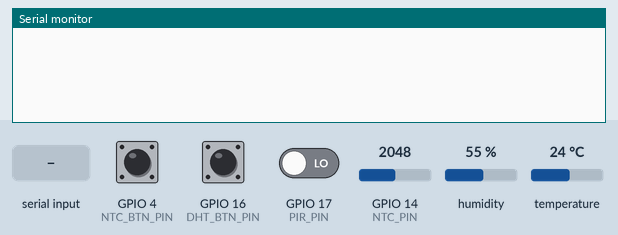
This sketch was run on a simulated ESP32. Parts: the last lines printed to the serial monitor. The inputs (shaded band) are chosen by the test bench; at power-on: GPIO 4 (NTC_BTN_PIN) LOW, GPIO 16 (DHT_BTN_PIN) LOW, GPIO 14 (NTC_PIN) = 2048, GPIO 17 (PIR_PIN) LOW, humidity 55 %, temperature 24 °C.

Above: at 1.2 s.
1.3 s: GPIO 4 (NTC_BTN_PIN) pulled HIGH for 0.15 s
At 2.1 s:
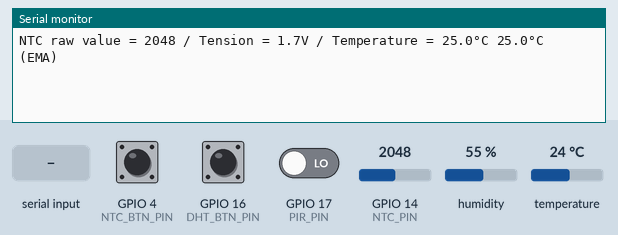
2.9 s: GPIO 16 (DHT_BTN_PIN) pulled HIGH for 0.15 s
At 4.2 s:
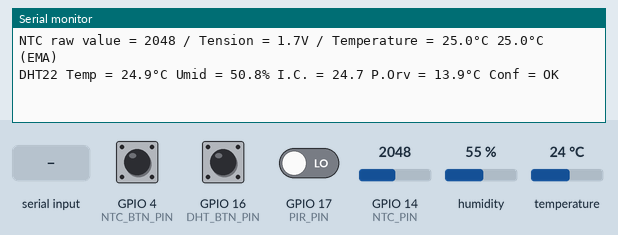
4.5 s: "i\n" received over Serial
At 5.3 s:
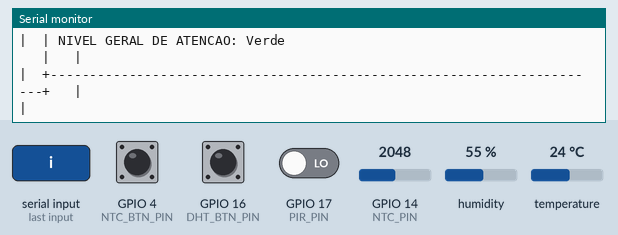
6.0 s: GPIO 16 (DHT_BTN_PIN) pulled HIGH for 1 s
At 8.2 s:
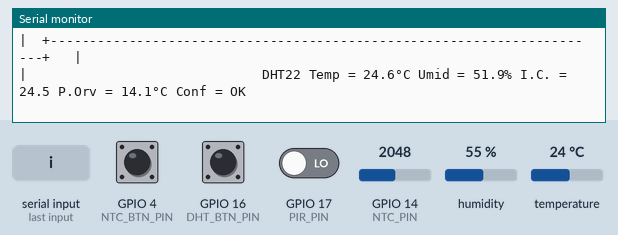
8.5 s: "d\n" received over Serial
At 9.3 s:
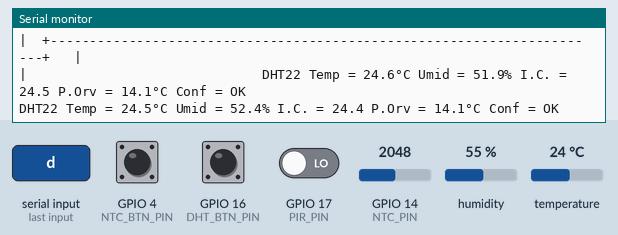

Measured:
- after the input at 1.3 s, the serial monitor: prints a new line after 0.15 s (image 1)
- after the input at 2.9 s, the serial monitor: prints a new line after 0.15 s (image 2)
- after the input at 4.5 s, the serial monitor: prints a new line at once (image 3)
- after the input at 6.0 s, the serial monitor: prints a new line after 1.0 s (image 4)
- after the input at 8.5 s, the serial monitor: prints a new line at once (image 5)

The sketch:

Interpretacao_ambiental.ino
```cpp
#include "src/Controls.hpp"

#include "src/NtcSensor.hpp"
#include "src/NtcView.hpp"

#include "src/DHTSensor.hpp"
#include "src/DHTView.hpp"

#include "src/PirSensor.hpp"
#include "src/PirView.hpp"

#include "src/Estacao.hpp"
#include "src/EstacaoView.hpp"

const uint8_t NTC_PIN     = 14;
const uint8_t NTC_BTN_PIN = 4;
NtcSensor     ntc;
NtcView       ntcView;
Button        ntcBtn;

const uint8_t DHT_PIN     = 33;
const uint8_t DHT_BTN_PIN = 16;
DHTSensor     dht;
DHTView       dhtView;
Button        dhtBtn;

const uint8_t PIR_PIN = 17;
PirSensor     pir;
PirView       pirView;

Estacao est(ntc, dht, pir);
EstacaoView estView(&est);

void setupNtc() {
  ntc.begin(NTC_PIN);
  ntcView.model = &ntc;
  ntc.modelUpdateEvent = []() { est.consolida(); };
  ntc.enableSampling();

  ntcBtn.begin(NTC_BTN_PIN);
  pinMode(NTC_BTN_PIN, INPUT);
  ntcBtn.buttonReleased = []() { ntcView.invalidate(); };
}

void setupDht() {
  dht.begin(DHT_PIN);
  dhtView.model = &dht;
  dht.modelUpdateEvent = []() { est.consolida(); };
  dht.modelReadSampleInFailEvent = []() {
    dht.resetSampling();
    // const String err = String("falha ao ler sensor depois de ") +
    //                    dht.readSampleInFailMaxTime_ms + "ms";
    // dhtView.addError(err);
    // dhtView.invalidate();
  };
  dht.enableSampling();

  dhtBtn.begin(DHT_BTN_PIN);
  pinMode(DHT_BTN_PIN, INPUT);
  dhtBtn.buttonReleased = []() {
    if (dht.isSamplingInFail()) {
      const String err = String("DHT está em falha");
      dhtView.addError(err);
    }
    dhtView.invalidate();
  };
}

void setupPir() {
  pir.begin(PIR_PIN);
  pirView.model = &pir;
  pir.motionStartEvent = []() { est.consolida(); };
  pir.motionStopEvent = []() { est.consolida(); };
}

void setupEst() {}

void consoleInput() {
  if (Serial.available() > 0) {
    char comando = Serial.read();
    if (comando == 'n') {
      ntcBtn.buttonReleased();
    }
    if (comando == 'd') {
      comando = Serial.peek();
      if (comando == 'f') {  // df <enter> simula falha, d depois mostra a falha
        dht.testing_setSamplingInFailAndReadSampleLastTimeOk_toFailState();
        for (int i = 0; i < 30; ++i) {
          dht.addBadRead();
        }
      } else {
        dhtBtn.buttonReleased();
      }
    }
    if (comando == 'p') {
      pir.motionStart();
    }
    if (comando == 'i') {
      estView.invalidate();
    }
  }
}

void setup() {
  Serial.begin(115200);

  setupNtc();
  setupDht();
  setupPir();
  setupEst();
}

void loop() {
  consoleInput();
  ntcBtn.processInput();
  dhtBtn.processInput();

  est.update();

  ntcView.render();
  dhtView.render();
  pirView.render();
  estView.render();
}
```

Controls.hpp
```cpp
#pragma once

#include "Part.hpp"
#include <Arduino.h>
#include <functional>


class Button : public Part {
public:
  int state = LOW;

  std::function<void()> buttonPressed = [](){};
  std::function<void()> buttonReleased = [](){};

  void processInput()
  {
    int buttonCurrentState = digitalRead(getPin());
    if (buttonCurrentState == HIGH && state == LOW) {
      buttonPressed();
      state = HIGH;
    }
    if (buttonCurrentState == LOW && state == HIGH) {
      buttonReleased();
      state = LOW;
    }
  }
};
```

DHTSensor.cpp
```cpp
#include "DHTSensor.hpp"
#include <algorithm>

void DHTSensor::begin(int aPin) {
  Part::begin(aPin);

  pinMode(aPin, INPUT);
  dhtSensor.setup(aPin, DHTesp::DHT22);
}

bool DHTSensor::shouldSample() { // override
  return sampleIntervalHasPassed();
}

TempAndHumidity DHTSensor::readSample() { // override
  return dhtSensor.getTempAndHumidity();
}

bool DHTSensor::readSampleWasOk() {
  return dhtSensor.getStatus() == DHTesp::ERROR_NONE;
}

void DHTSensor::sample() {
  if (isSamplingComplete()) return;

  if (shouldSample()) {
    TempAndHumidity lastSample = readSample();
    if (readSampleWasOk()) {
      addSample(lastSample);
      addGoodRead();
    } else {
      addBadRead();
      if (readSampleInFailMaxTimeExceeded()) {
        setSamplingInFail();
        modelReadSampleInFailEvent();
      }
      return;
    }

    if (isSamplingComplete()) {
      disableSampling();

      coletaDeAmostrasCompletaEvent();

      // prepara para a próxima
      resetSampling();
      enableSampling();
    }
  }
}

void DHTSensor::update() { coletarEProcessarAmostras(); }

void DHTSensor::coletarEProcessarAmostras() {
  if (!isSamplingEnabled()) return;

  sample();
}

void DHTSensor::coletaDeAmostrasCompletaEvent()
{
  processedValue = processedValueRemovingOutliersFromSamples();
  processedValueWithEMA = processedValueWithEMAFilter(processedValue);

  modelUpdateEvent();
}

TempAndHumidity DHTSensor::processedValueWithEMAFilter(
    TempAndHumidity ntcProcessedVal) {
  float tempAtual = constrain(ntcProcessedVal.temperature, -273, 1000);
  // Filtro EMA (Exponential Moving Average)
  const float EMA_ALPHA = 0.15;
  ntcProcessedVal.temperature =
      EMA_ALPHA * tempAtual +
      (1.0 - EMA_ALPHA) *
          constrain(processedValueWithEMA.temperature, -273, 1000);

  float humidAtual = constrain(ntcProcessedVal.humidity, -273, 1000);
  // Filtro EMA (Exponential Moving Average)
  ntcProcessedVal.humidity =
      EMA_ALPHA * humidAtual +
      (1.0 - EMA_ALPHA) *
          constrain(processedValueWithEMA.humidity, -273, 1000);

  return ntcProcessedVal;
}

// Processa as amostras já coletadas (média aparada)
TempAndHumidity DHTSensor::processedValueRemovingOutliersFromSamples() {
  TempAndHumidity resp;

  const int len = samplesSize();

  std::sort(samples, samples + len,
            [](const TempAndHumidity &a, const TempAndHumidity &b) {
              return a.temperature < b.temperature;
            });


  // Descarta 25% de cada lado se houver no mínimo 4 amostras
  int inicio = (len < 3) ? 0 : len / 4;
  int fim = len - inicio;
  float soma = 0;
  int contagem = 0;

  for (int i = inicio; i < fim; i++) {
    soma += samples[i].temperature;
    contagem++;
  }

  resp.temperature = soma / contagem;
  // float mediaADC = (float)soma / contagem;
  //  return (mediaADC <= 0 || mediaADC >= 4095) ? -999 : mediaADC;

  std::sort(samples, samples + len,
            [](const TempAndHumidity &a, const TempAndHumidity &b) {
              return a.humidity < b.humidity;
            });

  // Descarta 25% de cada lado se houver no mínimo 4 amostras
  soma = 0;
  contagem = 0;

  for (int i = inicio; i < fim; i++) {
    soma += samples[i].humidity;
    contagem++;
  }

  // float mediaADC = (float)soma / contagem;
  //  return (mediaADC <= 0 || mediaADC >= 4095) ? -999 : mediaADC;
  resp.humidity = soma / contagem;

  return resp;
}
```

DHTSensor.hpp
```cpp
#pragma once

#include "Part.hpp"
#include "Sampling.hpp"
#include "Telemetry.hpp"
#include <DHTesp.h>
#include <functional>

class DHTSensor : public Part, public Sampling<TempAndHumidity>, public Telemetry {
public:
  DHTesp dhtSensor;
  TempAndHumidity processedValue = {.temperature = 25.0, .humidity = 50.0};
  TempAndHumidity processedValueWithEMA = {.temperature = 25.0,
                                            .humidity = 50.0};

  std::function<void()> modelUpdateEvent = [](){};
  std::function<void()> modelReadSampleInFailEvent = [](){};

  void begin(int aPin);

  bool shouldSample();
  bool readSampleWasOk();
  TempAndHumidity readSample();
  void sample();

  void update();

  void coletarEProcessarAmostras();
  void coletaDeAmostrasCompletaEvent();
  TempAndHumidity processedValueWithEMAFilter(TempAndHumidity ntcProcessedVal);
  // Processa as amostras já coletadas (média aparada)
  TempAndHumidity processedValueRemovingOutliersFromSamples();
};
```

DHTView.cpp
```cpp
#include <Arduino.h>

#include "DHTView.hpp"

void DHTView::logValues() {
  const TempAndHumidity newValues = model->processedValueWithEMA;

  float heatIndex = model->dhtSensor.computeHeatIndex(newValues.temperature,
                                                      newValues.humidity);
  float dewPoint = model->dhtSensor.computeDewPoint(newValues.temperature,
                                                    newValues.humidity);
  ComfortState cf;
  float cr = model->dhtSensor.getComfortRatio(cf, newValues.temperature,
                                              newValues.humidity);
  (void)cr;

  String comfortStatus;
  switch (cf) {
  case Comfort_OK:
    comfortStatus = "OK";
    break;
  case Comfort_TooHot:
    comfortStatus = "Too Hot";
    break;
  case Comfort_TooCold:
    comfortStatus = "Too Cold";
    break;
  case Comfort_TooDry:
    comfortStatus = "Too Dry";
    break;
  case Comfort_TooHumid:
    comfortStatus = "Too Humid";
    break;
  case Comfort_HotAndHumid:
    comfortStatus = "Hot and Humid";
    break;
  case Comfort_HotAndDry:
    comfortStatus = "Hot and Dry";
    break;
  case Comfort_ColdAndHumid:
    comfortStatus = "Cold and Humid";
    break;
  case Comfort_ColdAndDry:
    comfortStatus = "Cold and Dry";
    break;
  default:
    comfortStatus = "Unknown";
    break;
  };

  Serial.printf("DHT22 Temp = %.1f°C Umid = %.1f%% I.C. = %.1f P.Orv = %.1f°C Conf = %s",
                newValues.temperature, newValues.humidity, heatIndex, dewPoint,
                comfortStatus.c_str());
  Serial.println("");
}

void DHTView::addError(String error) {
  errors += error + "\r\n";
}

void DHTView::logErrors() {
  Serial.print(errors);
  Serial.println("");
  errors = "";
}

void DHTView::render() {
  if (!isValid()) {
    if (errors != "") {
      logErrors();
    } else {
      logValues();
    }

    setValid();
  }
}
```

DHTView.hpp
```cpp
#pragma once

#include "View.hpp"
#include "DHTSensor.hpp"

class DHTView : public View<DHTSensor> {
  String errors;
  void logValues();
  void logErrors();

public:
  void addError(String error);

  void render() override;
};
```

Estacao.cpp
```cpp
#include "Estacao.hpp"

Estacao::Estacao(NtcSensor& _ntc, DHTSensor& _dht, PirSensor& _pir)
    : ntc(_ntc), dht(_dht), pir(_pir) {}

const char* Estacao::interpretTemperature(float tempC) {
  if (tempC < 10.0) return "Frio";
  if (tempC < 18.0) return "Fresco";
  if (tempC < 26.0) return "Normal";
  if (tempC < 32.0) return "Quente";
  return "Critico";
}

const char* Estacao::interpretHumidity(float humidity) {
  if (humidity < 30.0) return "Seco";
  if (humidity < 60.0) return "Normal";
  if (humidity < 80.0) return "Umido";
  return "Critico";
}

float Estacao::meanTemperature() {
  const TempAndHumidity dhtValues = dht.processedValueWithEMA;
  const float dhtTemp = dhtValues.temperature;
  const float ntcTemp = ntc.filteredTemperatureWithEMA;

  return (ntcTemp + dhtTemp) / 2;
}

bool Estacao::sensorDivergence() {
  const TempAndHumidity dhtValues = dht.processedValueWithEMA;
  const float dhtTemp = dhtValues.temperature;
  const float ntcTemp = ntc.filteredTemperatureWithEMA;

  float tempDiff = abs(ntcTemp - dhtTemp);
  return tempDiff > 5.0;
}

const char* Estacao::interpretMotion() {
  return pir.inMotion() ? "Movimento" : "Parado";
}

const char* Estacao::interpretAttentionLevel(int level) {
  switch (level) {
  case 0:
    return "Verde";
  case 1:
    return "Amarelo";
  case 2:
    return "Laranja";
  default:
    return "Vermelho";
  }
}

int Estacao::calculateAttentionLevel() {
  const float ntcTemp = ntc.filteredTemperatureWithEMA;
  const TempAndHumidity dhtValues = dht.processedValueWithEMA;
  const float dhtTemp = dhtValues.temperature;
  const float humidity = dhtValues.humidity;
  const bool motion = pir.inMotion();

  const float tempC = (ntcTemp + dhtTemp) / 2;
  const bool sDivergence = sensorDivergence();

  int level = 0;

  // Temperatura crítica
  if (tempC >= 32.0 || tempC < 10.0)
    level += 2;
  else if (tempC >= 26.0 || tempC < 18.0)
    level += 1;

  // Umidade crítica
  if (humidity >= 80.0 || humidity < 30.0)
    level += 2;
  else if (humidity >= 60.0 || humidity < 40.0)
    level += 1;

  // Divergência entre sensores
  if (sDivergence) level += 2;

  // Movimento (pode indicar intrusão)
  if (motion) level += 1;

  // Limita em 3 (máximo)
  return min(level, 3);
}

void Estacao::update() {
  ntc.update();
  dht.update();
  pir.update();
}
```

Estacao.hpp
```cpp
#pragma once

#include "DHTSensor.hpp"
#include "NtcSensor.hpp"
#include "PirSensor.hpp"

class Estacao {
public:
  NtcSensor &ntc;
  DHTSensor &dht;
  PirSensor &pir;

  Estacao(NtcSensor &_ntc, DHTSensor &_dht, PirSensor &_pir);
  const char *interpretTemperature(float tempC);
  const char *interpretHumidity(float humidity);
  float meanTemperature();

  bool sensorDivergence();
  const char *interpretMotion();
  const char *interpretAttentionLevel(int level);
  int calculateAttentionLevel();

  void consolida() {}

  void update();
};
```

EstacaoView.cpp
```cpp
#include <Arduino.h>
#include "EstacaoView.hpp"

EstacaoView::EstacaoView(Estacao* estacao) {
  model = estacao;
}


void EstacaoView::logValues() {
  NtcSensor& ntc = model->ntc;
  const char* ntcHealth = ntc.health();
  const float ntcRatio = ntc.healthRatio();

  DHTSensor& dht = model->dht;
  const char* dhtHealth = dht.health();
  const float dhtRatio = dht.healthRatio();
  const TempAndHumidity dhtValues = dht.processedValueWithEMA;
  const float dhtHumidity = dhtValues.humidity;

  PirSensor& pir = model->pir;
  const char* pirHealth = pir.health();
  const char* pirRatio = pir.health();
  const bool pirMotion = pir.inMotion();

  const float meanTemp = model->meanTemperature();
  // Interpretações
  const char* tempStatus = model->interpretTemperature(meanTemp);
  const char* humidityStatus = model->interpretHumidity(dhtHumidity);
  const char* motionStatus = model->interpretMotion();

  // Detecta divergência entre sensores de temperatura (NTC vs DHT)
  const bool divergence = model->sensorDivergence();
  const char* divergenceStatus = divergence ? "SIM" : "Nao";
  const char* divergenceObs = divergence ? "Diferenca > 5C" : "OK";

  // Nível geral de atenção
  int attentionLevel = model->calculateAttentionLevel();
  const char* attentionStatus = model->interpretAttentionLevel(attentionLevel);

  // Observações
  String tempObs = String(meanTemp, 1) + "C";
  String humidityObs = String(dhtHumidity, 1) + "%";
  String motionObs = pirMotion ? "Detectado" : "Nenhum";

  const char* condicaoDosSensoresFmt = R"HEREDOC_SENSORES(
+------------------------------------------------------------------------------+
|                                                                              |
|                        INTERPRETACAO AMBIENTAL                               |
|                                                                              |
+----------------------------------------------------------------------------- +
|                                                                              |
|  CONDICAO DOS SENSORES                                                       |
|  +----------------+----------------+----------------+----------------+       |
|  | Sensor         | NTC            | DHT            | PIR            |       |
|  +----------------+----------------+----------------+----------------+       |
|  | Status         | %-14s | %-14s | %-14s |       |
|  | Saude          | %14.1f | %14.1f | %14.1f |       |
|  +----------------+----------------+----------------+----------------+       |
|                                                                              |)HEREDOC_SENSORES";
  Serial.printf(condicaoDosSensoresFmt,
                ntcHealth, dhtHealth, pirHealth,
                ntcRatio, dhtRatio, pirRatio);

  const char* interpretacaoFmtParte1 = R"HEREDOC_INT1(
|  INTERPRETACAO AMBIENTAL                                                     |
|  +---------------------------+----------------+---------------------------+  |
|  | Parametro                 | Valor          | Interpretacao             |  |
|  +---------------------------+----------------+---------------------------+  |
|  | Condicao termica          | %-14s | %-25s |  |
|  | Condicao de umidade       | %-14s | %-25s |  |)HEREDOC_INT1";
  Serial.printf(interpretacaoFmtParte1,
                tempObs.c_str(), tempStatus,
                humidityObs.c_str(), humidityStatus);

  const char* interpretacaoFmtParte2 = R"HEREDOC_INT2(
|  | Presenca/Movimento        | %-14s | %-25s |  |
|  | Divergencia sensores      | %-14s | %-25s |  |
|  +---------------------------+----------------+---------------------------+  |
|                                                                              |
|  +-----------------------------------------------------------------------+   |
|  | NIVEL GERAL DE ATENCAO: %-45s |   |
|  +-----------------------------------------------------------------------+   |
|                                                                              |
+------------------------------------------------------------------------------+
)HEREDOC_INT2";

  Serial.printf(interpretacaoFmtParte2,
                motionObs.c_str(), motionStatus,
                divergenceStatus, divergenceObs,
                attentionStatus);
  // Serial.printf(fmt,
  //   ntcHealth, dhtHealth, pirHealth,
  //   ntcRatio, dhtRatio, pirRatio,
  //   tempObs.c_str(), tempStatus,
  //   humidityObs.c_str(), humidityStatus,
  //   motionObs.c_str(), motionStatus,
  //   divergenceStatus, divergenceObs,
  //   attentionStatus);
}

void EstacaoView::addError(String error) {
  errors += error + "\n";
}

void EstacaoView::logErrors() {
  Serial.print(errors);
  errors = "";
}

void EstacaoView::render() {
  if (!isValid()) {
    if (errors != "") {
      logErrors();
    } else {
      logValues();
    }
    setValid();
  }
}
```

EstacaoView.hpp
```cpp
#pragma once

#include <Arduino.h>

#include "Estacao.hpp"
#include "View.hpp"

class EstacaoView : public View<Estacao> {
  String errors;
  void logValues();
  void logErrors();

public:
  EstacaoView(Estacao* estacao);
  void addError(String error);

  const char* interpretTemperature(float tempC);
  const char* interpretHumidity(float humidity);
  const char* interpretMotion(bool motionDetected);
  const char* interpretAttentionLevel(int level);
  int calculateAttentionLevel(float tempC, float humidity,
                              bool sensorDivergence, bool motion);

  void render() override;
};
```

NtcView.hpp
```cpp
#pragma once

#include "View.hpp"
#include "NtcSensor.hpp"

class NtcView : public View<NtcSensor> {
  void logValues();

public:
  void render() override;
};
```

Part.hpp
```cpp
#pragma once

#include <cstdint>

class Part {
  uint8_t pin = 0;

public:
  uint8_t getPin() const { return pin; }

  void begin(uint8_t aPin) {
    pin = aPin;
  }
};
```

Source omitted: NtcSensor.cpp (2520 bytes), NtcSensor.hpp (966 bytes), NtcView.cpp (504 bytes), PirSensor.cpp (779 bytes), PirSensor.hpp (500 bytes), PirView.hpp (291 bytes), Sampling.hpp (2446 bytes), Telemetry.hpp (1080 bytes), View.hpp (249 bytes)
